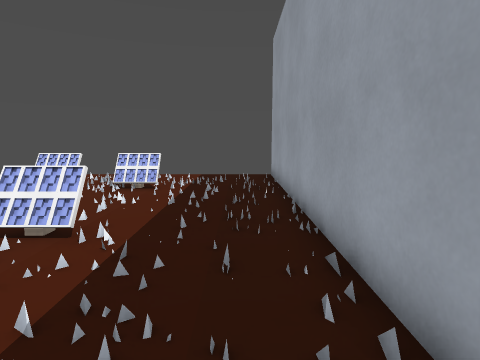
View 1 (above)

17 first-person views from a walk through a level from a Godot 3-D game. The camera is 1.5 m above the floor, tilts 8° down and sees 80° across. The floor is counted in squares, 1 m on a side. Each view is taken from the middle of a square. On the plan, view 1 faces up. The plan holds only what a view shows up to about 14 squares ahead; the rest is blank. The place goes on beyond the plan. Some surface patterns are stand-ins.

View 2
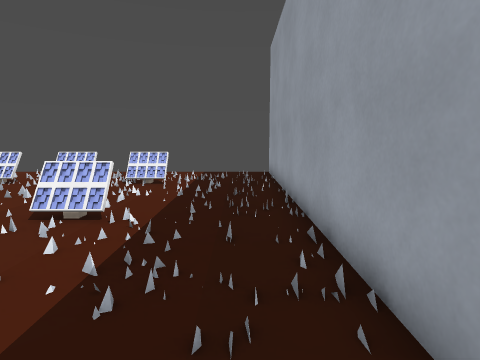

View 3
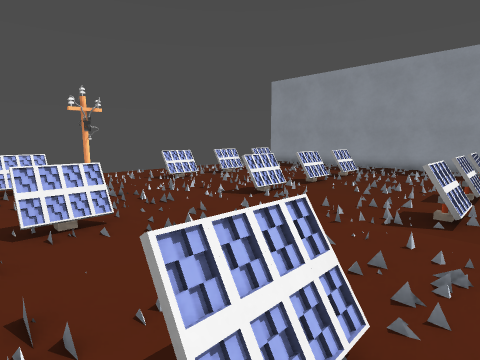

View 4
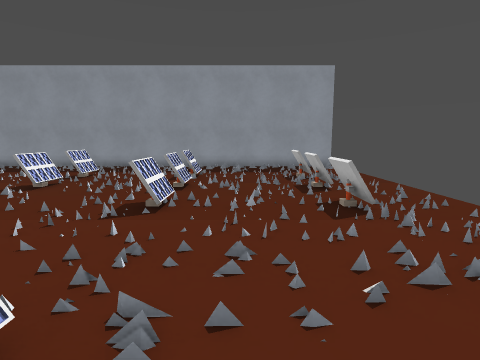

View 5
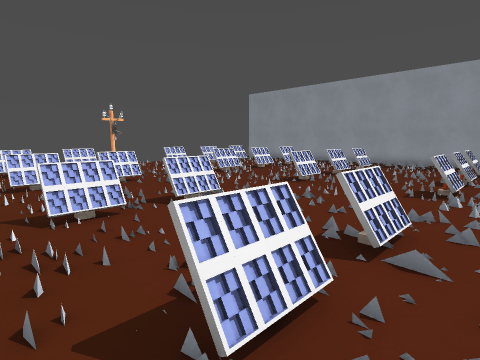

View 6
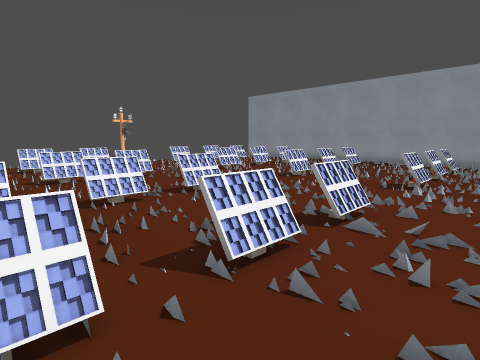

View 7
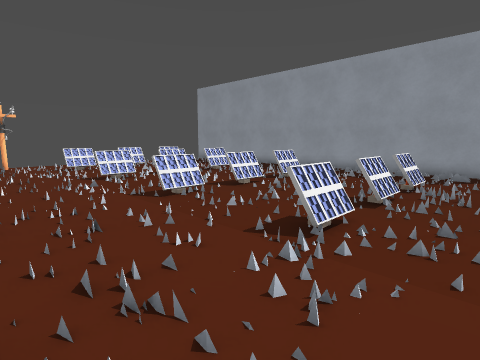

View 8
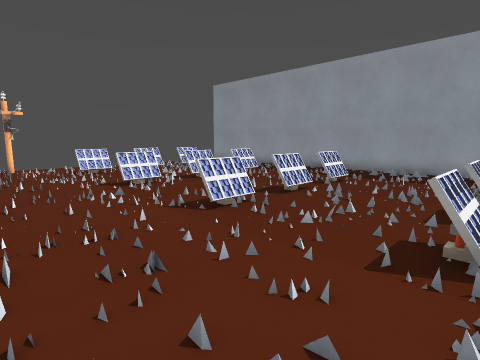

View 9
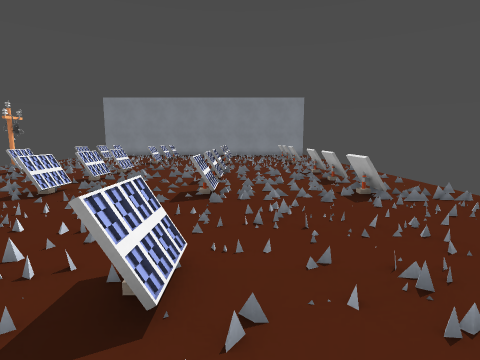

View 10
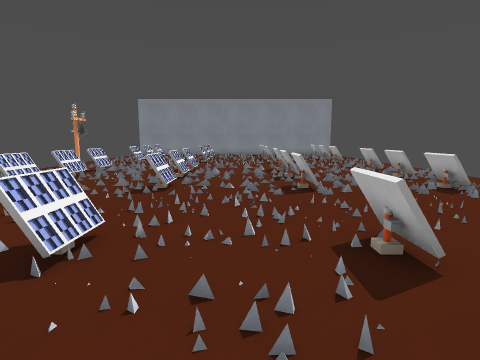

View 11
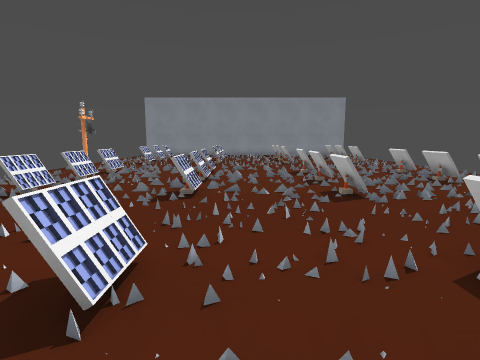

View 12
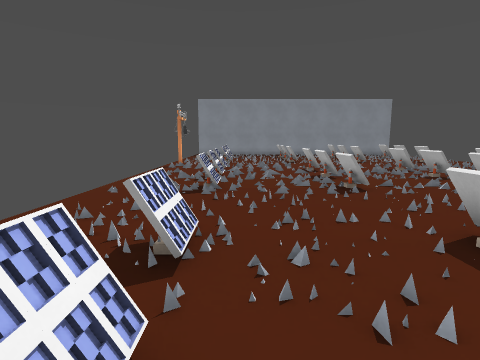

View 13
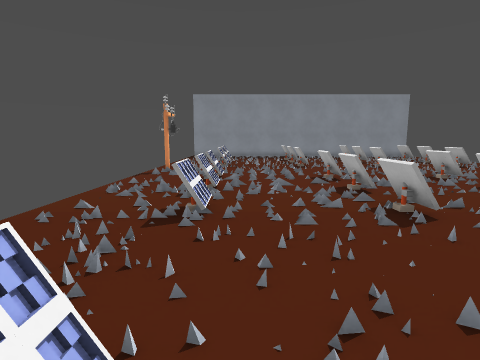

View 14
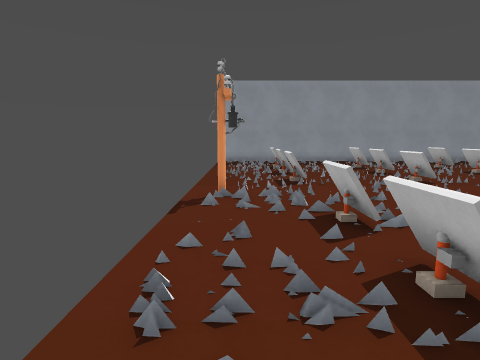

View 15
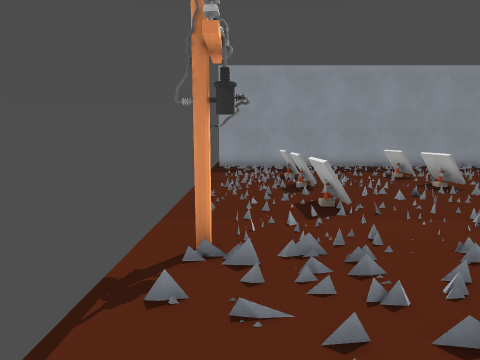

View 16
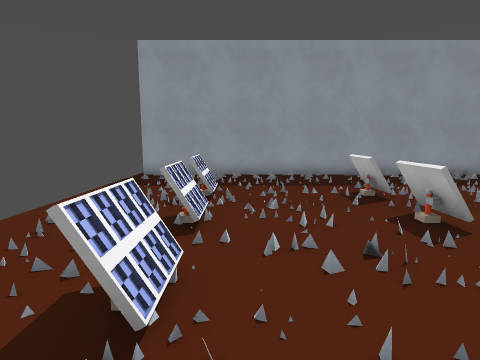

View 17
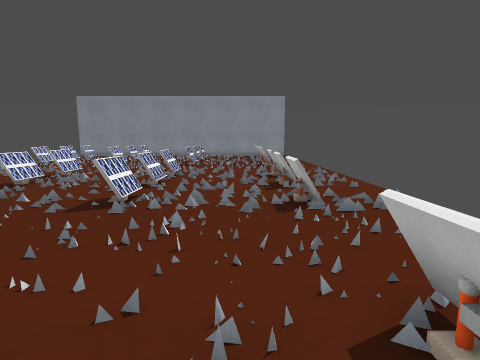

### Floor plan
Key: @ floor where view 1 was taken; # wall or solid block; x gap in a wall; . floor; / step, stairs or slope; = window, fence, low wall or low ledge; P pole.
Columns run from 28 left of view 1 to 2 right of it. Each row starts with its distance up from view 1.
 12      .........................#
 11      /........../P............#
 10    //./....#...//........  ...#
  9  =xx=././=..=.=/./.###=xx=#...#
  8 . ...../.../../..../..........#
  7   ..././/..//.//..////........#
  6   .../././/.../..././/........#
  5    x=/.//=./=.#/.//##.=###....#
  4   //=//./=//=.=//..==.====....#
  3  .../././/..//..////../.......#
  2 . ../..../...../.../../.......#
  1   ..#.........//....///   ....#
  0   xx=....=..#.=x...##/=##=..@.#
 -1  . ...///....../.............##
 -2    ././/......./.............#
 -3   .//./........./............#
 -4    #=///##.#=.#//..##.#x###..#
 -5     =./.==.==.=////==.=.== ..#
 -6       .......././/...........#
 -7         ........ .........

Positions as (right, up) in squares from view 1, and headings:
1: (0, 0), facing up
2: (0, -1), facing up
3: (-15, -1), facing up-right
4: (-15, -2), facing right
5: (-18, -6), facing up-right
6: (-19, -7), facing up-right
7: (-13, -7), facing up-right
8: (-13, -5), facing up-right
9: (-27, -1), facing right
10: (-28, 2), facing right
11: (-27, 3), facing right
12: (-28, 8), facing right
13: (-25, 8), facing right
14: (-19, 11), facing right
15: (-15, 11), facing right
16: (-11, 8), facing right
17: (-26, -3), facing right
